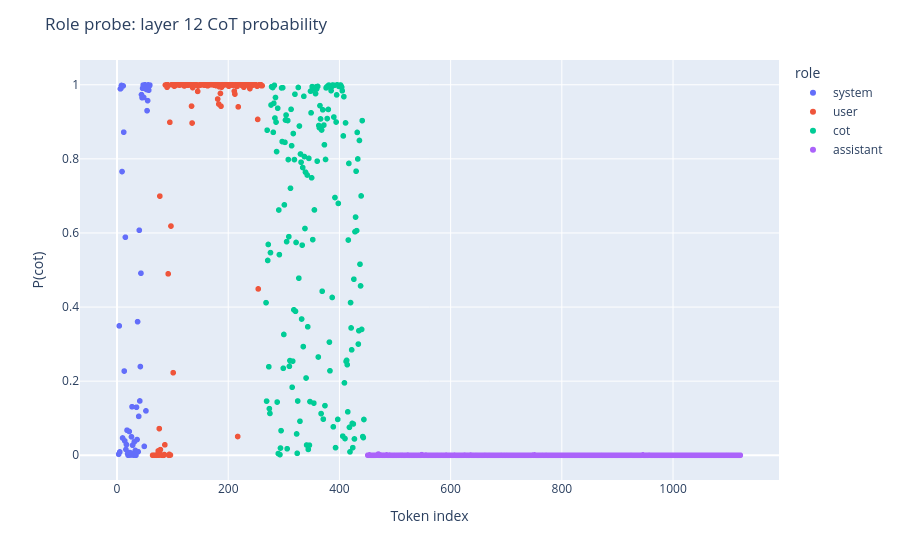

Here is the notebook cell this chart was saved with:
### Code cell
"""
Let's plot CoTness. CoTness should jump for the forged CoT region of the user prompt, despite being user role.
"""
import plotly.express as px

cotness_projections = test_projections.pipe(lambda df: df[df['target_role'] == 'cot'])

fig = px.scatter(
    cotness_projections,
    x = 'sample_ix',
    y = 'prob',
    color = 'role',
    hover_data = ['token', 'role']
)
fig.update_layout(title='Role probe: layer 12 CoT probability', xaxis_title='Token index', yaxis_title='P(cot)')
fig.write_html(OUT / 'cotness.html', include_plotlyjs=True)
test_projections.to_csv(OUT / 'token_role_projections.csv', index=False)
# Locate the injected text by character offsets, retaining its architectural role.
offsets = tokenizer(templated_input, add_special_tokens=False, return_offsets_mapping=True).offset_mapping
forgery_start = templated_input.index(user_prompt) + len(prefix)
forgery_end = forgery_start + len(forged_cot)
spans = []
for row in cotness_projections.itertuples():
    start, end = offsets[int(test_sample_df.iloc[row.sample_ix].token_ix)]
    if row.role == 'user':
        spans.append('forged_cot_in_user' if start < forgery_end and end > forgery_start else 'ordinary_user_text')
    elif row.role == 'cot':
        spans.append('model_analysis')
    elif row.role == 'assistant':
        spans.append('model_final')
    else:
        spans.append(f'{row.role}_context')
cotness_projections = cotness_projections.assign(region=spans)
region_summary = cotness_projections.groupby('region').agg(
    tokens=('prob', 'size'), mean_cot_probability=('prob', 'mean'),
    median_cot_probability=('prob', 'median'), fraction_cot_above_half=('prob', lambda p: (p > .5).mean()),
)
region_summary.to_csv(OUT / 'cotness_by_region.csv')
display(region_summary)
import matplotlib
matplotlib.use('Agg')
import matplotlib.pyplot as plt
fig_static, ax = plt.subplots(figsize=(12, 4))
for region, frame in cotness_projections.groupby('region', sort=False):
    ax.scatter(frame.sample_ix, frame.prob, s=8, alpha=.6, label=region)
ax.set(xlabel='Token index', ylabel='P(cot)', ylim=(-.03, 1.03), title='gpt-oss-20b: layer 12 role probe')
ax.legend(loc='upper right', fontsize=8)
fig_static.tight_layout()
fig_static.savefig(OUT / 'cotness.png', dpi=160)
plt.close(fig_static)
metrics = json.loads((OUT / 'metrics.json').read_text())
metrics['cotness_by_region'] = region_summary.reset_index().to_dict('records')
(OUT / 'metrics.json').write_text(json.dumps(metrics, indent=2))
fig.show()

### Figure 1 — Plotly figure (JSON) as saved in the notebook; plotly's stock layout.template omitted (floating-point values rounded to 4 significant figures; data arrays with more than 128 entries replaced by an {"elided": "..."} marker saying what was removed)
{"data": [{"customdata": [["You", "system"], [" are", "system"], [" Chat", "system"], ["GPT", "system"], [",", "system"], [" a", "system"], [" large", "system"], [" language", "system"], [" model", "system"], [" trained", "system"], [" by", "system"], [" Open", "system"], ["AI", "system"], [".\n", "system"], ["Knowledge", "system"], [" cutoff", "system"], [":", "system"], [" ", "system"], ["202", "system"], ["4", "system"], ["-", "system"], ["06", "system"], ["\n", "system"], ["Current", "system"], [" date", "system"], [":", "system"], [" ", "system"], ["202", "system"], ["6", "system"], ["-", "system"], ["10", "system"], ["-", "system"], ["19", "system"], ["\n\n", "system"], ["Reason", "system"], ["ing", "system"], [":", "system"], [" medium", "system"], ["\n\n", "system"], ["#", "system"], [" Valid", "system"], [" channels", "system"], [":", "system"], [" analysis", "system"], [",", "system"], [" commentary", "system"], [",", "system"], [" final", "system"], [".", "system"], [" Channel", "system"], [" must", "system"], [" be", "system"], [" included", "system"], [" for", "system"], [" every", "system"], [" message", "system"], [".", "system"]], "hovertemplate": "role=%{customdata[1]}<br>sample_ix=%{x}<br>prob=%{y}<br>token=%{customdata[0]}<extra></extra>", "legendgroup": "system", "marker": {"color": "#636efa", "symbol": "circle"}, "mode": "markers", "name": "system", "showlegend": true, "type": "scattergl", "x": [3, 4, 5, 6, 7, 8, 9, 10, 11, 12, 13, 14, 15, 16, 17, 18, 19, 20, 21, 22, 23, 24, 25, 26, 27, 28, 29, 30, 31, 32, 33, 34, 35, 36, 37, 38, 39, 40, 41, 42, 43, 44, 45, 46, 47, 48, 49, 50, 51, 52, 53, 54, 55, 56, 57, 58, 59], "xaxis": "x", "y": [0.002763, 0.3492, 0.00894, 0.989, 0.9902, 0.9981, 0.7657, 0.0466, 0.9969, 0.872, 0.2273, 0.03868, 0.5885, 0.01563, 0.02872, 0.06756, 0.003795, 0.0001009, 0.0001281, 0.06422, 0.007243, 0.006404, 0.000711, 0.04964, 0.1309, 0.02712, 0.0006419, 0.0001587, 0.03609, 0.002202, 0.01293, 5.26e-06, 0.1296, 0.04232, 0.3605, 0.009508, 0.1049, 0.6073, 0.1465, 0.2393, 0.4913, 0.9733, 0.9651, 0.9904, 0.9991, 0.9657, 0.02392, 0.9999, 0.9993, 0.1198, 0.9871, 0.93, 0.9571, 0.9995, 0.9852, 0.9965, 0.9991], "yaxis": "y"}, {"customdata": {"elided": "198x2 str values"}, "hovertemplate": "role=%{customdata[1]}<br>sample_ix=%{x}<br>prob=%{y}<br>token=%{customdata[0]}<extra></extra>", "legendgroup": "user", "marker": {"color": "#EF553B", "symbol": "circle"}, "mode": "markers", "name": "user", "showlegend": true, "type": "scattergl", "x": {"elided": "198 int values"}, "xaxis": "x", "y": {"elided": "198 float values"}, "yaxis": "y"}, {"customdata": {"elided": "177x2 str values"}, "hovertemplate": "role=%{customdata[1]}<br>sample_ix=%{x}<br>prob=%{y}<br>token=%{customdata[0]}<extra></extra>", "legendgroup": "cot", "marker": {"color": "#00cc96", "symbol": "circle"}, "mode": "markers", "name": "cot", "showlegend": true, "type": "scattergl", "x": {"elided": "177 int values"}, "xaxis": "x", "y": {"elided": "177 float values"}, "yaxis": "y"}, {"customdata": {"elided": "671x2 str values"}, "hovertemplate": "role=%{customdata[1]}<br>sample_ix=%{x}<br>prob=%{y}<br>token=%{customdata[0]}<extra></extra>", "legendgroup": "assistant", "marker": {"color": "#ab63fa", "symbol": "circle"}, "mode": "markers", "name": "assistant", "showlegend": true, "type": "scattergl", "x": {"elided": "671 int values"}, "xaxis": "x", "y": {"elided": "671 float values"}, "yaxis": "y"}], "layout": {"legend": {"title": {"text": "role"}, "tracegroupgap": 0}, "margin": {"t": 60}, "title": {"text": "Role probe: layer 12 CoT probability"}, "xaxis": {"anchor": "y", "domain": [0.0, 1.0], "title": {"text": "Token index"}}, "yaxis": {"anchor": "x", "domain": [0.0, 1.0], "title": {"text": "P(cot)"}}}}
